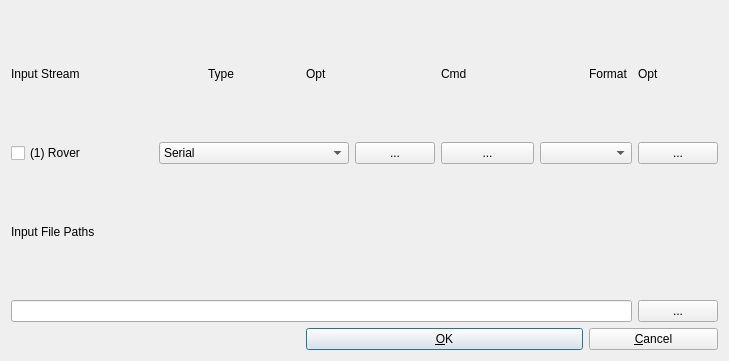
<?xml version="1.0" encoding="UTF-8"?>
<ui version="4.0">
 <class>InputStrDialog</class>
 <widget class="QWidget" name="InputStrDialog">
  <property name="geometry">
   <rect>
    <x>0</x>
    <y>0</y>
    <width>729</width>
    <height>361</height>
   </rect>
  </property>
  <property name="windowTitle">
   <string>Input Streams</string>
  </property>
  <property name="toolTip">
   <string/>
  </property>
  <layout class="QGridLayout" name="gridLayout">
   <item row="0" column="0" colspan="2">
    <widget class="QLabel" name="Label10">
     <property name="enabled">
      <bool>true</bool>
     </property>
     <property name="toolTip">
      <string/>
     </property>
     <property name="text">
      <string>Input Stream</string>
     </property>
    </widget>
   </item>
   <item row="3" column="12">
    <widget class="QPushButton" name="BtnFile1">
     <property name="enabled">
      <bool>true</bool>
     </property>
     <property name="toolTip">
      <string/>
     </property>
     <property name="text">
      <string>...</string>
     </property>
    </widget>
   </item>
   <item row="4" column="11" colspan="2">
    <widget class="QPushButton" name="BtnCancel">
     <property name="enabled">
      <bool>true</bool>
     </property>
     <property name="toolTip">
      <string/>
     </property>
     <property name="text">
      <string>&amp;Cancel</string>
     </property>
    </widget>
   </item>
   <item row="4" column="6" colspan="5">
    <widget class="QPushButton" name="BtnOk">
     <property name="enabled">
      <bool>true</bool>
     </property>
     <property name="toolTip">
      <string/>
     </property>
     <property name="text">
      <string>&amp;OK</string>
     </property>
     <property name="autoDefault">
      <bool>true</bool>
     </property>
     <property name="default">
      <bool>true</bool>
     </property>
    </widget>
   </item>
   <item row="0" column="8" colspan="2">
    <widget class="QLabel" name="Label11">
     <property name="enabled">
      <bool>true</bool>
     </property>
     <property name="toolTip">
      <string/>
     </property>
     <property name="text">
      <string>Cmd</string>
     </property>
    </widget>
   </item>
   <item row="1" column="8" colspan="2">
    <widget class="QPushButton" name="BtnCmd1">
     <property name="enabled">
      <bool>true</bool>
     </property>
     <property name="toolTip">
      <string/>
     </property>
     <property name="text">
      <string>...</string>
     </property>
    </widget>
   </item>
   <item row="2" column="0" colspan="2">
    <widget class="QLabel" name="LabelF1">
     <property name="enabled">
      <bool>true</bool>
     </property>
     <property name="toolTip">
      <string/>
     </property>
     <property name="text">
      <string>Input File Paths</string>
     </property>
    </widget>
   </item>
   <item row="0" column="6" colspan="2">
    <widget class="QLabel" name="Label6">
     <property name="enabled">
      <bool>true</bool>
     </property>
     <property name="toolTip">
      <string/>
     </property>
     <property name="text">
      <string>Opt</string>
     </property>
    </widget>
   </item>
   <item row="1" column="3" colspan="4">
    <widget class="QComboBox" name="Stream1">
     <property name="enabled">
      <bool>true</bool>
     </property>
     <property name="toolTip">
      <string/>
     </property>
     <item>
      <property name="text">
       <string>Serial</string>
      </property>
     </item>
     <item>
      <property name="text">
       <string>TCP Client</string>
      </property>
     </item>
     <item>
      <property name="text">
       <string>TCP Server</string>
      </property>
     </item>
     <item>
      <property name="text">
       <string>NTRIP Client</string>
      </property>
     </item>
     <item>
      <property name="text">
       <string>File</string>
      </property>
     </item>
    </widget>
   </item>
   <item row="3" column="0" colspan="12">
    <widget class="QLineEdit" name="FilePath1">
     <property name="enabled">
      <bool>true</bool>
     </property>
     <property name="toolTip">
      <string/>
     </property>
     <property name="text">
      <string/>
     </property>
    </widget>
   </item>
   <item row="1" column="10" colspan="2">
    <widget class="QComboBox" name="Format1">
     <property name="enabled">
      <bool>true</bool>
     </property>
     <property name="toolTip">
      <string/>
     </property>
    </widget>
   </item>
   <item row="0" column="11">
    <widget class="QLabel" name="Label7">
     <property name="enabled">
      <bool>true</bool>
     </property>
     <property name="toolTip">
      <string/>
     </property>
     <property name="text">
      <string>Format</string>
     </property>
    </widget>
   </item>
   <item row="1" column="12">
    <widget class="QPushButton" name="BtnRcvOpt1">
     <property name="enabled">
      <bool>true</bool>
     </property>
     <property name="toolTip">
      <string/>
     </property>
     <property name="text">
      <string>...</string>
     </property>
    </widget>
   </item>
   <item row="0" column="12">
    <widget class="QLabel" name="Label1">
     <property name="enabled">
      <bool>true</bool>
     </property>
     <property name="toolTip">
      <string/>
     </property>
     <property name="text">
      <string>Opt</string>
     </property>
    </widget>
   </item>
   <item row="1" column="0" colspan="3">
    <widget class="QCheckBox" name="StreamC1">
     <property name="toolTip">
      <string/>
     </property>
     <property name="text">
      <string>(1) Rover</string>
     </property>
    </widget>
   </item>
   <item row="0" column="4" colspan="2">
    <widget class="QLabel" name="Label5">
     <property name="enabled">
      <bool>true</bool>
     </property>
     <property name="toolTip">
      <string/>
     </property>
     <property name="text">
      <string>Type</string>
     </property>
    </widget>
   </item>
   <item row="1" column="7">
    <widget class="QPushButton" name="BtnStr1">
     <property name="enabled">
      <bool>true</bool>
     </property>
     <property name="toolTip">
      <string/>
     </property>
     <property name="text">
      <string>...</string>
     </property>
    </widget>
   </item>
  </layout>
 </widget>
 <resources/>
 <connections/>
</ui>
